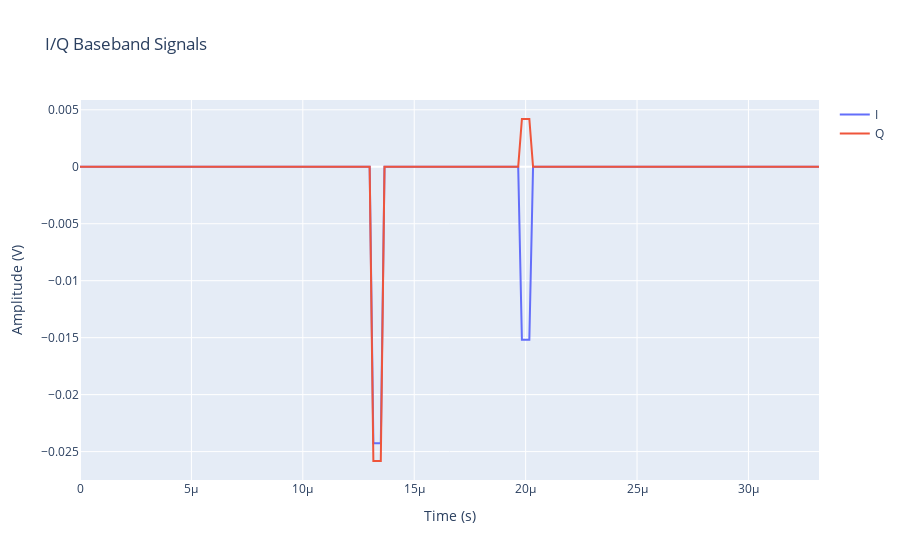

Notebook code cell kept with this figure:
### Markdown cell above
_Plot the baseband samples_

### Code cell
fig = go.Figure()

fig.add_trace(
    go.Scatter(
        x=timestamp[0, 0, :],
        y=np.real(baseband[0, 0, :]),
        name="I",
    )
)
fig.add_trace(
    go.Scatter(
        x=timestamp[0, 0, :],
        y=np.imag(baseband[0, 0, :]),
        name="Q",
    )
)

fig.update_layout(
    title="I/Q Baseband Signals",
    yaxis=dict(title="Amplitude (V)"),
    xaxis=dict(title="Time (s)"),
)

# uncomment this to display interactive plot
fig.show()

# display static image to reduce size on radarsimx.com
# img_bytes = fig.to_image(format="jpg", scale=2)
# display(Image(img_bytes))

### Figure 1 — Plotly figure (JSON) as saved in the notebook; plotly's stock layout.template omitted (floating-point values rounded to 4 significant figures; data arrays with more than 128 entries replaced by an {"elided": "..."} marker saying what was removed)
{"data": [{"name": "I", "type": "scatter", "x": {"elided": "200 float values"}, "y": {"elided": "200 float values"}}, {"name": "Q", "type": "scatter", "x": {"elided": "200 float values"}, "y": {"elided": "200 float values"}}], "layout": {"title": {"text": "I/Q Baseband Signals"}, "xaxis": {"title": {"text": "Time (s)"}}, "yaxis": {"title": {"text": "Amplitude (V)"}}}}
